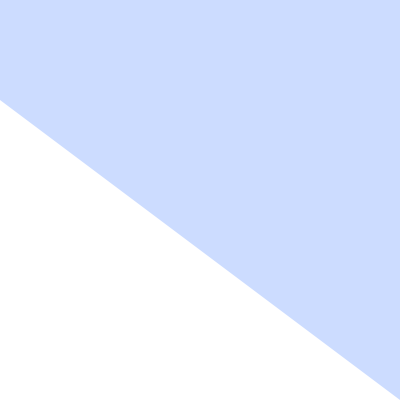
Frame 1 (no input)
Frame 60 (the mouse pressed at the canvas centre just before this capture): identical to frame 1, image omitted
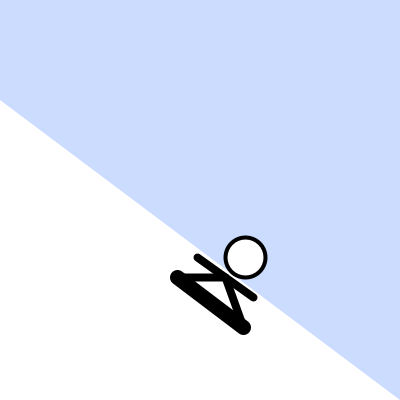
Frame 120 (the mouse held since frame 60 and released just before this capture)

The Processing sketch that drew these frames (run headless with seeded random() and noise(); from frame 60 on, the mouse is pressed at the canvas centre):

// Processing sketch: processing_135799
// ── processing_135799.pde

void setup(){
  size(400,400);
    smooth();
  background(204,220,255);
  noStroke();
  //mountain
  triangle(0,100,0,400,400,400); 
}
 
 
int x=0;
int y=0;
int speed=3;
void draw()
{
    if(mousePressed==true){
      background(204,220,255);
  frameRate(30);
  noStroke();
  triangle(0,100,0,400,400,400); 
  strokeWeight(15);
  stroke(0);
  line(x,y+100,x+66,y+150);
 
  strokeWeight(8);
  line(x+20,y+80,x+76,y+120);
  line(x+48,y+100,x+0,y+100);
  line(x+48,y+100,x+66,y+150);
   
  strokeWeight(4);
  ellipseMode(CENTER);
  ellipse(x+68,y+80,40,40);
 
x=x+speed;
y=y+speed;
if (x>=400){
x=0;
}
if(y>400){
  y=0;
}
   }
}
